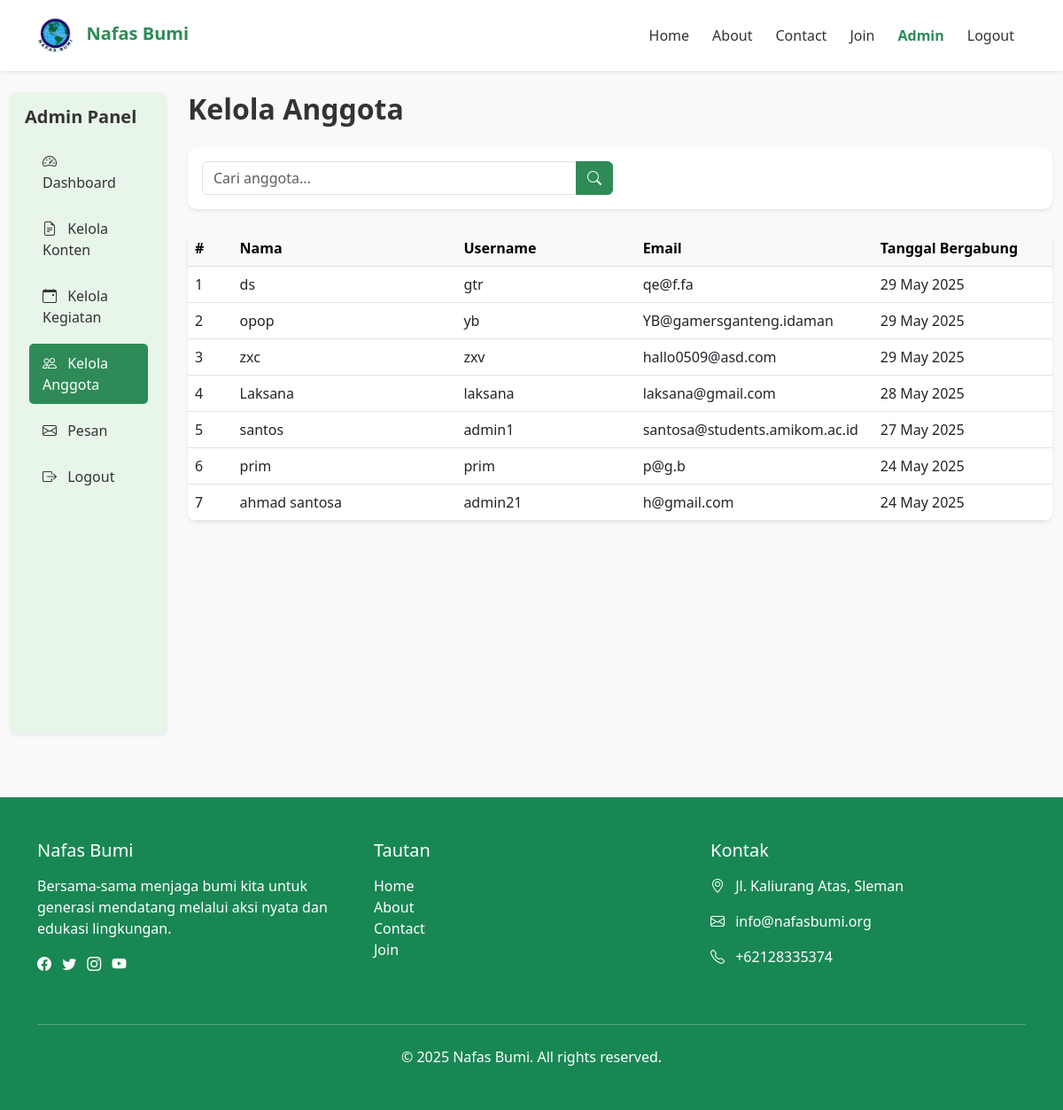
The app's page /admin/manage_members.php (signed in) with its own data.
### tables this page shows
CREATE TABLE `members` (
  `id` int(11) NOT NULL,
  `user_id` int(11) DEFAULT NULL,
  `phone` varchar(20) DEFAULT NULL,
  `address` text DEFAULT NULL,
  `join_date` timestamp NOT NULL DEFAULT current_timestamp()
);

CREATE TABLE `users` (
  `id` int(11) NOT NULL,
  `username` varchar(50) NOT NULL,
  `password` varchar(255) NOT NULL,
  `email` varchar(100) NOT NULL,
  `full_name` varchar(100) NOT NULL,
  `role` enum('admin','member') DEFAULT 'member',
  `created_at` timestamp NOT NULL DEFAULT current_timestamp()
);

### includes/functions.php (called while the page is built, shortened)
<?php
function getMembers($conn, $search = '') {
    $sql = "SELECT m.*, u.username, u.email, u.full_name FROM members m JOIN users u ON m.user_id = u.id";
    $sql .= " ORDER BY m.join_date DESC";
    $stmt = $conn->prepare($sql);
    $stmt->execute();
    $result = $stmt->get_result();
    $members = [];
    while ($row = $result->fetch_assoc()) {
        $members[] = $row;
    }
    return $members;
}

### admin/manage_members.php (the view, shortened to what this page needs)
<?php
require_once '../includes/db_connect.php';
require_once '../includes/functions.php';
$search = isset($_GET['search']) ? sanitizeInput($_GET['search']) : '';
$members = getMembers($conn, $search);
include '../includes/header.php';
?>
<div class="container-fluid py-4">
    <div class="row">
        <div class="col-md-3 col-lg-2">
            <div class="admin-sidebar p-3 rounded shadow-sm">
                <h5 class="mb-3 fw-bold">Admin Panel</h5>
                <div class="nav flex-column">
                    <a href="dashboard.php" class="nav-link mb-2">
                        <i class="bi bi-speedometer2 me-2"></i> Dashboard
                    </a>
                    <a href="manage_content.php" class="nav-link mb-2">
                        <i class="bi bi-file-earmark-text me-2"></i> Kelola Konten
                    </a>
                    <a href="manage_event.php" class="nav-link mb-2">
                        <i class="bi bi-calendar-event me-2"></i> Kelola Kegiatan
                    </a>
                    <a href="manage_members.php" class="nav-link active mb-2">
                        <i class="bi bi-people me-2"></i> Kelola Anggota
                    </a>
                    <a href="manage_messages.php" class="nav-link mb-2">
                        <i class="bi bi-envelope me-2"></i> Pesan
                    </a>
                    <a href="../logout.php" class="nav-link text-danger">
                        <i class="bi bi-box-arrow-right me-2"></i> Logout
                    </a>
                </div>
            </div>
        </div>
        <div class="col-md-9 col-lg-10">
            <div class="d-flex justify-content-between align-items-center mb-4">
                <h2 class="mb-0 fw-bold">Kelola Anggota</h2>
            </div>
            <div class="card border-0 shadow-sm mb-4">
                <div class="card-body">
                    <form action="manage_members.php" method="get" class="row g-3">
                        <div class="col-md-6">
                            <div class="input-group">
                                <input type="text" class="form-control" placeholder="Cari anggota..." name="search" value="<?php echo $search; ?>">
                                <button class="btn btn-success" type="submit">
                                    <i class="bi bi-search"></i>
                                </button>
                            </div>
                        </div>
                        <div class="col-md-6 text-md-end">
                        </div>
                    </form>
                </div>
            </div>
            <div class="card border-0 shadow-sm">
                <div class="card-body p-0">
                    <div class="table-responsive">
                        <table class="table table-hover mb-0">
                            <thead class="table-light">
                                <tr>
                                    <th width="5%">#</th>
                                    <th width="25%">Nama</th>
                                    <th width="20%">Username</th>
                                    <th width="25%">Email</th>
                                    <th width="20%">Tanggal Bergabung</th>
                                </tr>
                            </thead>
                            <tbody>
                                <?php if (empty($members)): ?>
                                    <tr>
                                        <td colspan="5" class="text-center py-4">Tidak ada anggota yang ditemukan.</td>
                                    </tr>
                                <?php else: ?>
                                    <?php foreach ($members as $index => $member): ?>
                                        <tr>
                                            <td><?php echo $index + 1; ?></td>
                                            <td><?php echo htmlspecialchars($member['full_name']); ?></td>
                                            <td><?php echo htmlspecialchars($member['username']); ?></td>
                                            <td><?php echo htmlspecialchars($member['email']); ?></td>
                                            <td><?php echo date('d M Y', strtotime($member['join_date'])); ?></td>
                                        </tr>
                                    <?php endforeach; ?>
                                <?php endif; ?>
                            </tbody>
                        </table>
                    </div>
                </div>
            </div>
        </div>
    </div>
</div>
<?php include '../includes/footer.php'; ?>

### assets/css/style.css (style rules this page uses)
:root { --primary-color: #2e8b57; --secondary-color: #98fb98; --light-color: #e8f5e9; --dark-color: #1b5e20; --white-color: #ffffff; }
body { font-family: "Segoe UI", Tahoma, Geneva, Verdana, sans-serif; color: #333; background-color: #f9f9f9; }
.nav-link { color: #333 !important; font-weight: 500; margin: 0 5px; transition: all 0.3s; }
.nav-link:hover, .nav-link.active { color: var(--primary-color) !important; }
.btn-success { background-color: var(--primary-color); border-color: var(--primary-color); }
.card { border: none; border-radius: 10px; overflow: hidden; transition: transform 0.3s, box-shadow 0.3s; }
.admin-sidebar { background-color: var(--light-color); min-height: calc(100vh - 76px); }
.admin-sidebar .nav-link { color: #333; padding: 10px 15px; border-radius: 5px; margin-bottom: 5px; }
.admin-sidebar .nav-link:hover, .admin-sidebar .nav-link.active { background-color: var(--primary-color); color: white !important; }

### records on screen
members: user.full_name "ds", user.username "gtr", user.email "qe@f.fa", join_date "29 May 2025"
members: user.full_name "opop", user.username "yb", user.email "YB@gamersganteng.idaman", join_date "29 May 2025"
members: user.full_name "zxc", user.username "zxv", user.email "hallo0509@asd.com", join_date "29 May 2025"
members: user.full_name "Laksana", user.username "laksana", user.email "laksana@gmail.com", join_date "28 May 2025"
members: user.full_name "santos", user.username "admin1", user.email "santosa@students.amikom.ac.id", join_date "27 May 2025"
members: user.full_name "prim", user.username "prim", user.email "p@g.b", join_date "24 May 2025"
members: user.full_name "ahmad santosa", user.username "admin21", user.email "h@gmail.com", join_date "24 May 2025"
